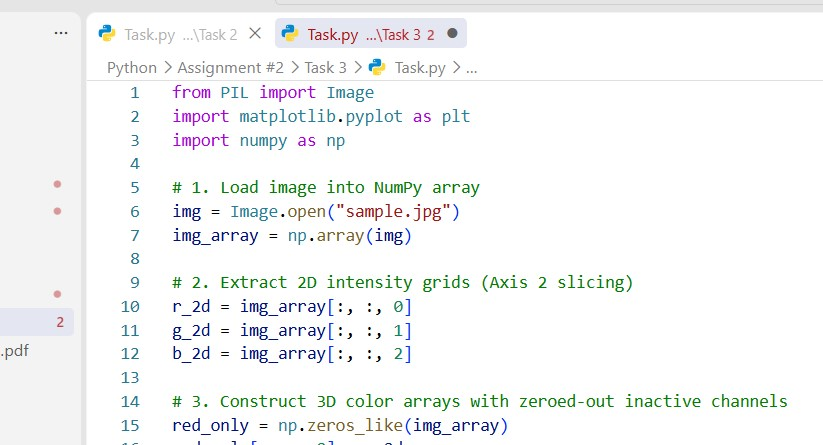
#> input picture week01/Assignment - 3 with Python/Task 4/sample.jpg, 823 x 445 px
$ python Task.py
#> lines starting #> are read from the running program, lines starting #| are printed output that depends on the picture
from PIL import Image
import matplotlib.pyplot as plt
import numpy as np

# Load input image into NumPy array
img = np.array(Image.open("sample.jpg"))
#> img is the input picture: shape (445, 823, 3); mean R, G, B 244.9, 246.2, 246
N = 8

# 1. Downsample using striding (every N-th pixel)
downsampled = img[::N, ::N, :]
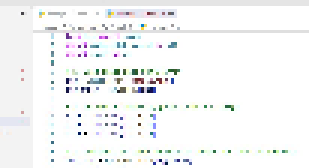
#> downsampled: shape (56, 103, 3) (shown 3 times larger); mean R, G, B 243.7, 244.8, 245

# 2. Re-expand back to original dimensions using np.repeat
pixelated = np.repeat(np.repeat(downsampled, N, axis=0), N, axis=1)
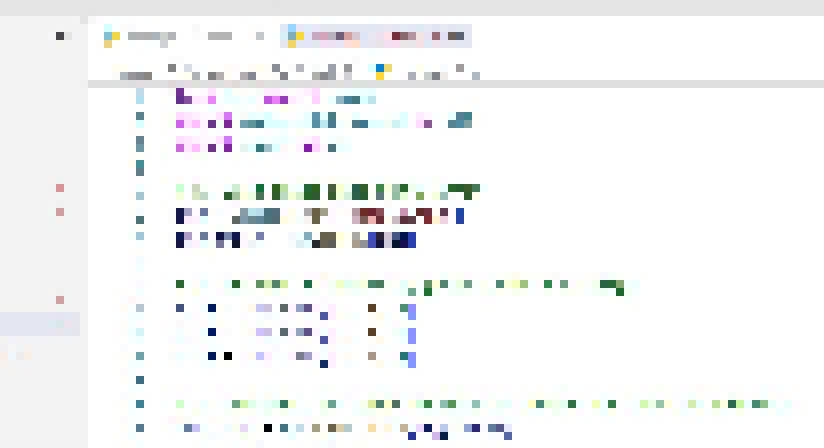
#> pixelated: shape (448, 824, 3); mean R, G, B 243.7, 244.8, 245

# 3. Calculate percentage reductions
dim_reduction = (1 - (1 / N)) * 100
mem_savings = (1 - (downsampled.nbytes / img.nbytes)) * 100
#> mem_savings = 98.43

# Print results
print(f"--- DOWNSAMPLING ANALYSIS (N = {N}) ---")
print(f"Original Shape :   {img.shape} | Memory:   {img.nbytes:,} bytes")
#| Original Shape :   (445, 823, 3) | Memory:   1,098,705 bytes
print(
    f"Downsampled Shape :   {downsampled.shape} | Memory:   {downsampled.nbytes:,} bytes"
)
#| Downsampled Shape :   (56, 103, 3) | Memory:   17,304 bytes
print(
    f"Re-expanded Shape :   {pixelated.shape} | Visual:   Blocky Pixelation"
)
#| Re-expanded Shape :   (448, 824, 3) | Visual:   Blocky Pixelation
print(f"Dimension Reduction:   {dim_reduction:.2f}% reduction per axis")
print(f"Memory Savings :   {mem_savings:.2f}% data reduction")
#| Memory Savings :   98.43% data reduction

# 4. Display Matplotlib figure output
plt.figure(figsize=(12, 4))

plt.subplot(1, 3, 1)
plt.imshow(img)
plt.title(f"Original ({img.shape[1]}x{img.shape[0]})")
plt.axis("off")

plt.subplot(1, 3, 2)
plt.imshow(downsampled)
plt.title(f"Downsampled ({downsampled.shape[1]}x{downsampled.shape[0]})")
plt.axis("off")

plt.subplot(1, 3, 3)
plt.imshow(pixelated)
plt.title(f"Re-expanded Pixelated ({pixelated.shape[1]}x{pixelated.shape[0]})")
plt.axis("off")

plt.tight_layout()
plt.show()
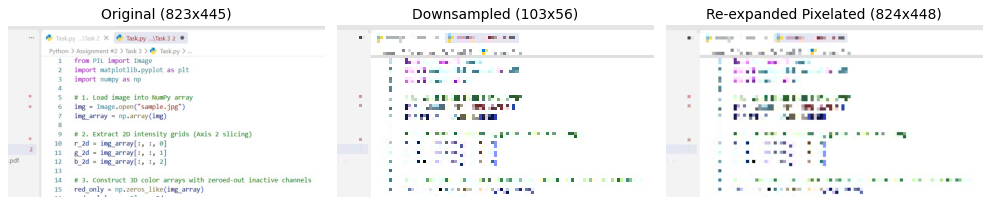
#> figure drawn by matplotlib, 3 panels
